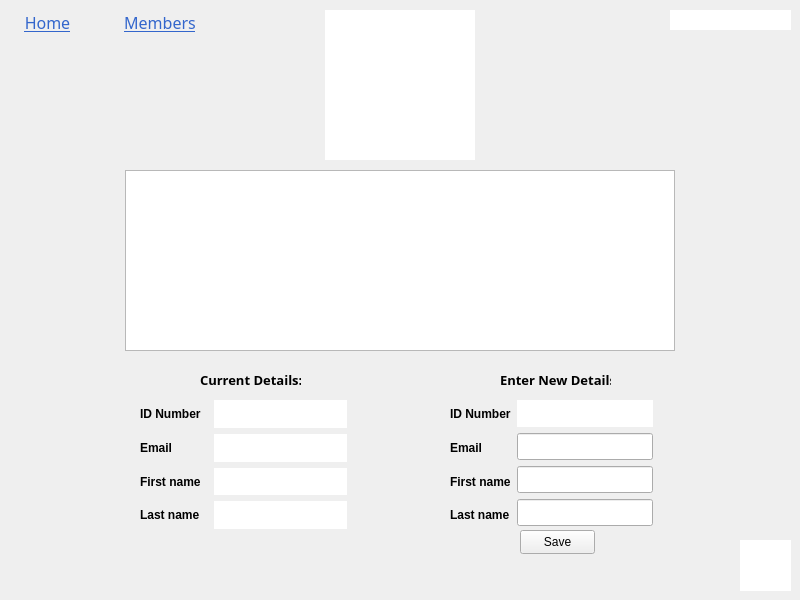
<?xml version="1.0" encoding="UTF-8"?>
<ui version="4.0">
 <class>temp</class>
 <widget class="QWidget" name="temp">
  <property name="geometry">
   <rect>
    <x>0</x>
    <y>0</y>
    <width>800</width>
    <height>600</height>
   </rect>
  </property>
  <property name="windowTitle">
   <string>Form</string>
  </property>
  <widget class="QPushButton" name="pushButton_home">
   <property name="geometry">
    <rect>
     <x>10</x>
     <y>10</y>
     <width>75</width>
     <height>24</height>
    </rect>
   </property>
   <property name="font">
    <font>
     <family>Italic Outline Art</family>
     <pointsize>12</pointsize>
     <bold>false</bold>
     <underline>true</underline>
    </font>
   </property>
   <property name="cursor">
    <cursorShape>PointingHandCursor</cursorShape>
   </property>
   <property name="styleSheet">
    <string notr="true">background-color: 0;
border-radius: 15px;
border-color: 0;
color: #3366CC;
</string>
   </property>
   <property name="text">
    <string>Home</string>
   </property>
  </widget>
  <widget class="QWidget" name="layoutWidget">
   <property name="geometry">
    <rect>
     <x>140</x>
     <y>400</y>
     <width>207</width>
     <height>129</height>
    </rect>
   </property>
   <layout class="QHBoxLayout" name="horizontalLayout">
    <item>
     <layout class="QVBoxLayout" name="verticalLayout">
      <item>
       <widget class="QLabel" name="label_6">
        <property name="font">
         <font>
          <bold>true</bold>
         </font>
        </property>
        <property name="frameShape">
         <enum>QFrame::NoFrame</enum>
        </property>
        <property name="text">
         <string>ID Number</string>
        </property>
       </widget>
      </item>
      <item>
       <widget class="QLabel" name="label_3">
        <property name="font">
         <font>
          <bold>true</bold>
         </font>
        </property>
        <property name="text">
         <string>Email</string>
        </property>
       </widget>
      </item>
      <item>
       <widget class="QLabel" name="label_4">
        <property name="font">
         <font>
          <bold>true</bold>
         </font>
        </property>
        <property name="text">
         <string>First name</string>
        </property>
       </widget>
      </item>
      <item>
       <widget class="QLabel" name="label_5">
        <property name="font">
         <font>
          <bold>true</bold>
         </font>
        </property>
        <property name="text">
         <string>Last name</string>
        </property>
       </widget>
      </item>
     </layout>
    </item>
    <item>
     <layout class="QVBoxLayout" name="verticalLayout_2">
      <item>
       <widget class="QLabel" name="label_idNumber">
        <property name="minimumSize">
         <size>
          <width>133</width>
          <height>0</height>
         </size>
        </property>
        <property name="styleSheet">
         <string notr="true">background-color: rgb(255, 255, 255);</string>
        </property>
        <property name="frameShape">
         <enum>QFrame::NoFrame</enum>
        </property>
        <property name="text">
         <string/>
        </property>
       </widget>
      </item>
      <item>
       <widget class="QLabel" name="label_email">
        <property name="minimumSize">
         <size>
          <width>133</width>
          <height>0</height>
         </size>
        </property>
        <property name="styleSheet">
         <string notr="true">background-color: rgb(255, 255, 255);</string>
        </property>
        <property name="text">
         <string/>
        </property>
       </widget>
      </item>
      <item>
       <widget class="QLabel" name="label_firstName">
        <property name="minimumSize">
         <size>
          <width>133</width>
          <height>0</height>
         </size>
        </property>
        <property name="styleSheet">
         <string notr="true">background-color: rgb(255, 255, 255);</string>
        </property>
        <property name="text">
         <string/>
        </property>
       </widget>
      </item>
      <item>
       <widget class="QLabel" name="label_lastName">
        <property name="minimumSize">
         <size>
          <width>133</width>
          <height>0</height>
         </size>
        </property>
        <property name="styleSheet">
         <string notr="true">background-color: rgb(255, 255, 255);</string>
        </property>
        <property name="text">
         <string/>
        </property>
       </widget>
      </item>
     </layout>
    </item>
   </layout>
  </widget>
  <widget class="QTableView" name="tableView">
   <property name="geometry">
    <rect>
     <x>125</x>
     <y>170</y>
     <width>550</width>
     <height>181</height>
    </rect>
   </property>
  </widget>
  <widget class="QLabel" name="label_2">
   <property name="geometry">
    <rect>
     <x>500</x>
     <y>370</y>
     <width>111</width>
     <height>20</height>
    </rect>
   </property>
   <property name="font">
    <font>
     <family>Italic Outline Art</family>
     <pointsize>10</pointsize>
     <bold>true</bold>
    </font>
   </property>
   <property name="styleSheet">
    <string notr="true">text-align: centre;</string>
   </property>
   <property name="text">
    <string>Enter New Details:</string>
   </property>
  </widget>
  <widget class="QLabel" name="label_status">
   <property name="geometry">
    <rect>
     <x>90</x>
     <y>770</y>
     <width>251</width>
     <height>31</height>
    </rect>
   </property>
   <property name="text">
    <string>[+]Status</string>
   </property>
  </widget>
  <widget class="QWidget" name="layoutWidget_2">
   <property name="geometry">
    <rect>
     <x>450</x>
     <y>400</y>
     <width>203</width>
     <height>129</height>
    </rect>
   </property>
   <layout class="QHBoxLayout" name="horizontalLayout_2">
    <item>
     <layout class="QVBoxLayout" name="verticalLayout_3">
      <item>
       <widget class="QLabel" name="label_7">
        <property name="font">
         <font>
          <bold>true</bold>
         </font>
        </property>
        <property name="text">
         <string>ID Number</string>
        </property>
       </widget>
      </item>
      <item>
       <widget class="QLabel" name="label_8">
        <property name="font">
         <font>
          <bold>true</bold>
         </font>
        </property>
        <property name="text">
         <string>Email</string>
        </property>
       </widget>
      </item>
      <item>
       <widget class="QLabel" name="label_9">
        <property name="font">
         <font>
          <bold>true</bold>
         </font>
        </property>
        <property name="text">
         <string>First name</string>
        </property>
       </widget>
      </item>
      <item>
       <widget class="QLabel" name="label_10">
        <property name="font">
         <font>
          <bold>true</bold>
         </font>
        </property>
        <property name="text">
         <string>Last name</string>
        </property>
       </widget>
      </item>
     </layout>
    </item>
    <item>
     <layout class="QVBoxLayout" name="verticalLayout_4">
      <item>
       <widget class="QLabel" name="label_idNumber2">
        <property name="maximumSize">
         <size>
          <width>16777215</width>
          <height>27</height>
         </size>
        </property>
        <property name="styleSheet">
         <string notr="true">background-color: rgb(255, 255, 255);</string>
        </property>
        <property name="text">
         <string/>
        </property>
       </widget>
      </item>
      <item>
       <widget class="QLineEdit" name="lineEdit_email">
        <property name="minimumSize">
         <size>
          <width>0</width>
          <height>27</height>
         </size>
        </property>
       </widget>
      </item>
      <item>
       <widget class="QLineEdit" name="lineEdit_firstName">
        <property name="minimumSize">
         <size>
          <width>0</width>
          <height>27</height>
         </size>
        </property>
       </widget>
      </item>
      <item>
       <widget class="QLineEdit" name="lineEdit_lastName">
        <property name="minimumSize">
         <size>
          <width>0</width>
          <height>27</height>
         </size>
        </property>
       </widget>
      </item>
     </layout>
    </item>
   </layout>
  </widget>
  <widget class="QLabel" name="label_heading">
   <property name="geometry">
    <rect>
     <x>325</x>
     <y>10</y>
     <width>150</width>
     <height>150</height>
    </rect>
   </property>
   <property name="styleSheet">
    <string notr="true">background-color: rgb(255, 255, 255);</string>
   </property>
   <property name="text">
    <string/>
   </property>
  </widget>
  <widget class="QPushButton" name="pushButton_members">
   <property name="geometry">
    <rect>
     <x>110</x>
     <y>10</y>
     <width>100</width>
     <height>24</height>
    </rect>
   </property>
   <property name="font">
    <font>
     <family>Italic Outline Art</family>
     <pointsize>12</pointsize>
     <bold>false</bold>
     <underline>true</underline>
    </font>
   </property>
   <property name="cursor">
    <cursorShape>PointingHandCursor</cursorShape>
   </property>
   <property name="styleSheet">
    <string notr="true">background-color: 0;
border-radius: 15px;
border-color: 0;
color: #3366CC;
</string>
   </property>
   <property name="text">
    <string>Members</string>
   </property>
  </widget>
  <widget class="QLabel" name="label">
   <property name="geometry">
    <rect>
     <x>200</x>
     <y>370</y>
     <width>101</width>
     <height>20</height>
    </rect>
   </property>
   <property name="font">
    <font>
     <family>Italic Outline Art</family>
     <pointsize>10</pointsize>
     <bold>true</bold>
    </font>
   </property>
   <property name="styleSheet">
    <string notr="true">text-align: centre;</string>
   </property>
   <property name="text">
    <string>Current Details:</string>
   </property>
  </widget>
  <widget class="QLabel" name="label_username">
   <property name="geometry">
    <rect>
     <x>670</x>
     <y>10</y>
     <width>121</width>
     <height>20</height>
    </rect>
   </property>
   <property name="layoutDirection">
    <enum>Qt::LeftToRight</enum>
   </property>
   <property name="styleSheet">
    <string notr="true">text-align: right;
background-color: rgb(255, 255, 255);
</string>
   </property>
   <property name="text">
    <string/>
   </property>
  </widget>
  <widget class="QPushButton" name="pushButton_save">
   <property name="geometry">
    <rect>
     <x>520</x>
     <y>530</y>
     <width>75</width>
     <height>24</height>
    </rect>
   </property>
   <property name="text">
    <string>Save</string>
   </property>
  </widget>
  <widget class="QLabel" name="label_title">
   <property name="geometry">
    <rect>
     <x>740</x>
     <y>540</y>
     <width>51</width>
     <height>51</height>
    </rect>
   </property>
   <property name="styleSheet">
    <string notr="true">background-color: rgb(255, 255, 255);</string>
   </property>
   <property name="text">
    <string/>
   </property>
   <property name="scaledContents">
    <bool>false</bool>
   </property>
  </widget>
 </widget>
 <resources/>
 <connections/>
</ui>
